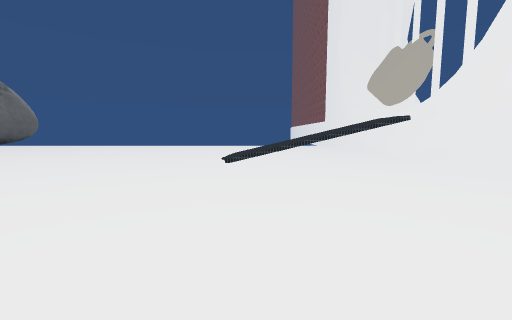
view 1 (above)

19 first-person views from a walk through a 3-D level made in the Unity game engine. The camera is 1.3 m above the floor, tilts 6° down and sees 90° across. The floor is counted in squares, 2 m on a side. Each view is taken from the middle of a square. On the plan, view 1 faces up. The plan holds only what a view shows up to about 9 squares ahead; the rest is blank. The place goes on beyond the plan. The player is left out. Some surface patterns are stand-ins.

view 2
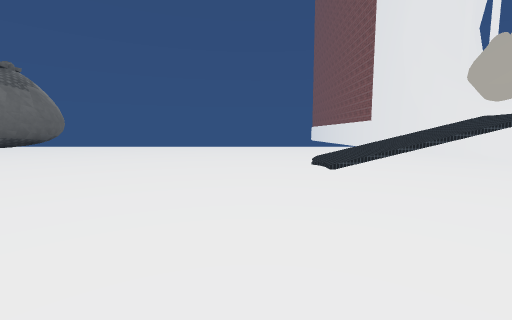

view 3
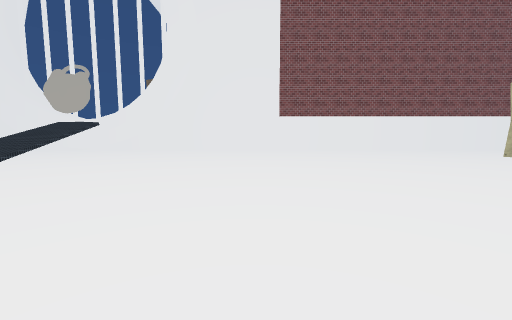

view 4
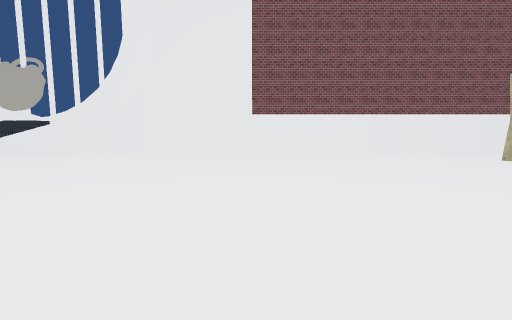

view 5
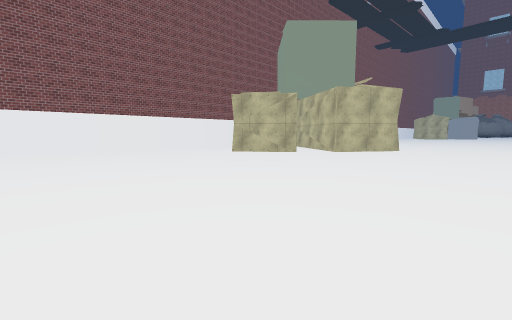

view 6
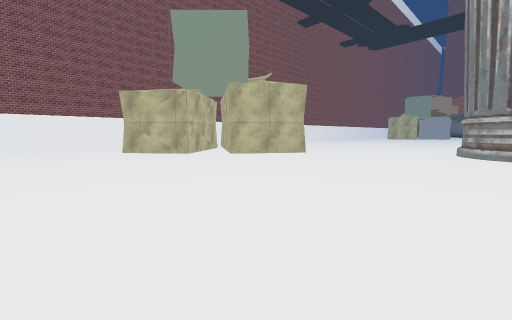

view 7
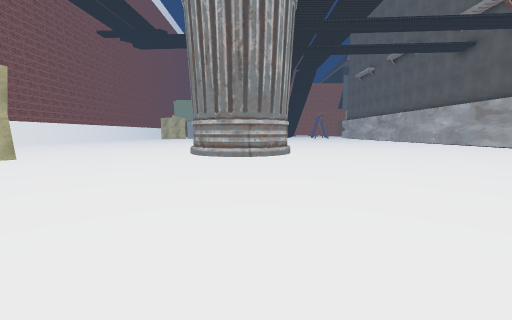

view 8
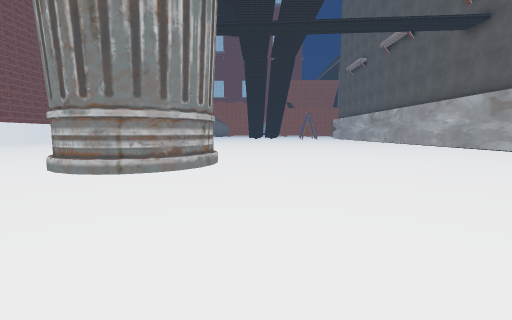

view 9
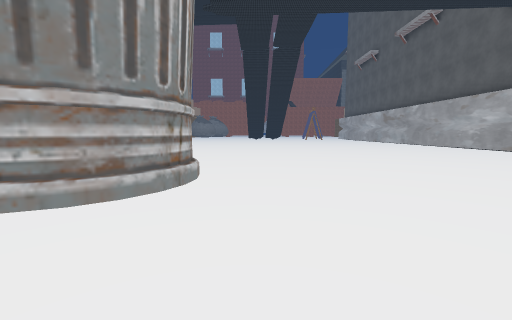

view 10
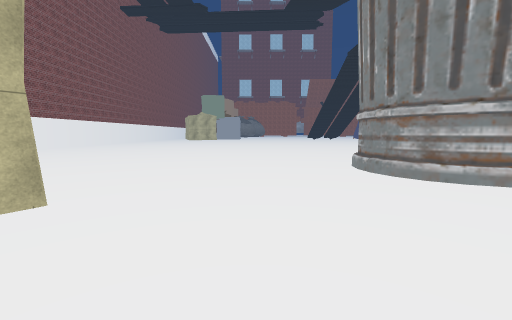

view 11
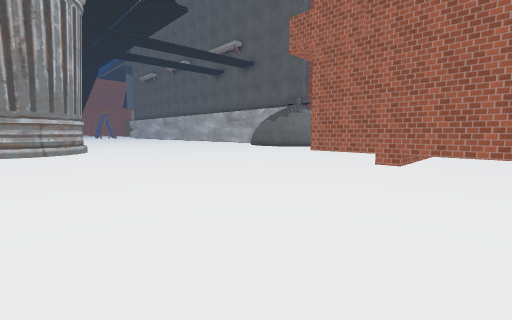

view 12
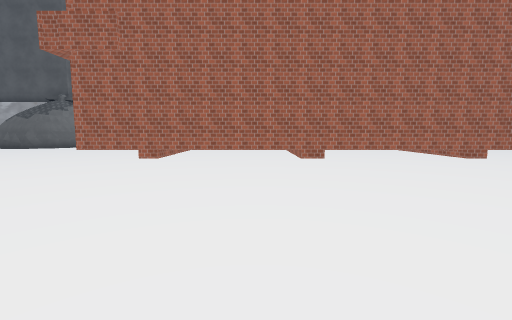

view 13
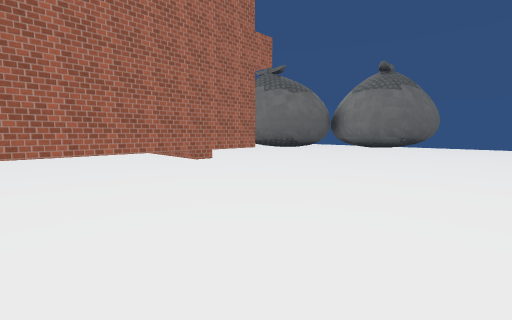

view 14
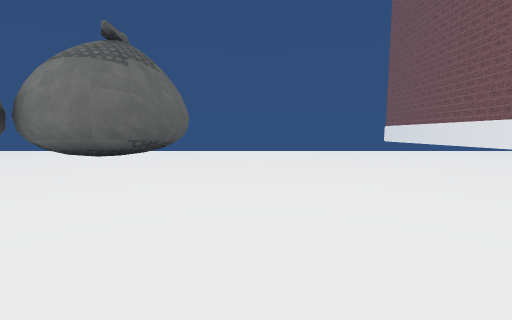

view 15
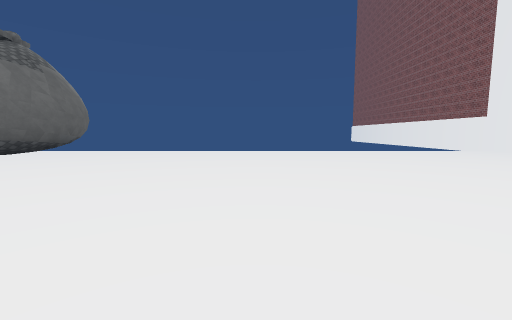

view 16
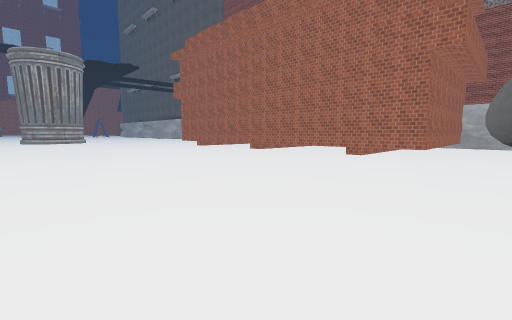

view 17
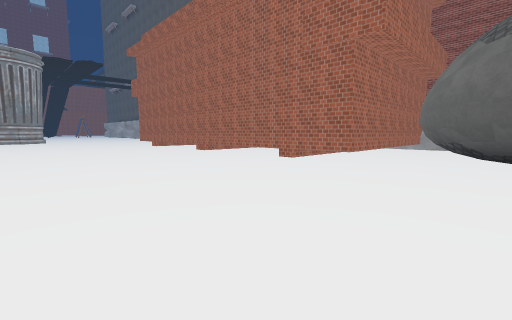

view 18
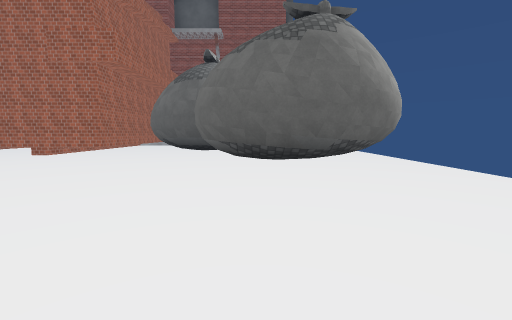

view 19
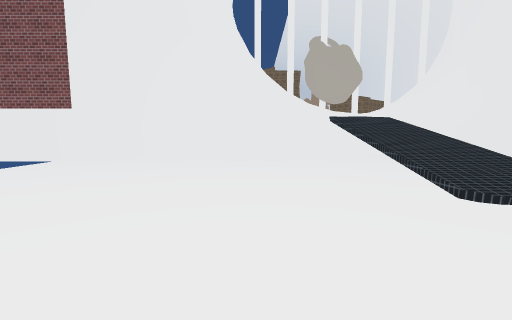

### Floor plan
Key: @ floor where view 1 was taken; # wall or solid block; x gap in a wall; . floor; / step, stairs or slope; v drop or lower ground; T thing the floor can be seen under or through.
Columns run from 20 left of view 1 to 5 right of it. Each row starts with its distance up from view 1.
 14                         #
 13     ....x...............#
 12     ...  ##.............#
 11      ..  ##.............#
 10        T ##.............#
  9        TT#..............##
  8       TT................#v
  7   .. ##............./#//#
  6   ................./////#
  5   #####.................#
  4      ##.................##
  3      ##.................##
  2       #.................#
  1       #.................#
  0       #.............@...#
 -1       #.................#
 -2       #.................#
 -3       #.................#
 -4       #.................#
 -5      ##.................#
 -6       #.................#
 -7     .................#..#
 -8     ................## .#
 -9     ................#   #
-10     ..............###   #
-11      ............##
-12     .......##.....
-13    .......####......
-14    .......#  #......
-15   .........  ........
-16  .......... ..........
-17 #......................
-18 #......................
-19 #...........

Where each view was taken, in squares from view 1:
view 1: 0 up, 0 right, facing up
view 2: 1 up, 2 left, facing up
view 3: 0 up, 6 left, facing right
view 4: 1 down, 5 left, facing right
view 5: 1 down, 6 left, facing down-right
view 6: 4 down, 8 left, facing down-right
view 7: 5 down, 9 left, facing down
view 8: 8 down, 11 left, facing down
view 9: 10 down, 11 left, facing down
view 10: 9 down, 5 left, facing down
view 11: 3 down, 8 left, facing down-left
view 12: 2 down, 7 left, facing left
view 13: 0 up, 8 left, facing up-left
view 14: 4 up, 8 left, facing up
view 15: 4 up, 5 left, facing up
view 16: 7 up, 6 left, facing down-left
view 17: 8 up, 8 left, facing down-left
view 18: 10 up, 6 left, facing left
view 19: 9 up, 3 left, facing right
